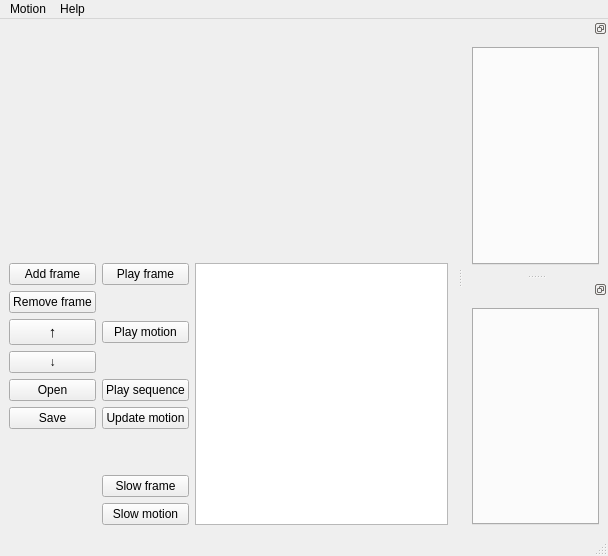
<?xml version="1.0" encoding="UTF-8"?>
<ui version="4.0">
 <class>MainWindow</class>
 <widget class="QMainWindow" name="MainWindow">
  <property name="geometry">
   <rect>
    <x>0</x>
    <y>0</y>
    <width>608</width>
    <height>556</height>
   </rect>
  </property>
  <property name="windowTitle">
   <string>Trajectory Editor</string>
  </property>
  <widget class="QWidget" name="centralwidget">
   <layout class="QGridLayout" name="gridLayout">
    <item row="0" column="0">
     <layout class="QVBoxLayout" name="verticalLayout">
      <item>
       <widget class="QLabel" name="headerLabel">
        <property name="text">
         <string/>
        </property>
        <property name="alignment">
         <set>Qt::AlignCenter</set>
        </property>
       </widget>
      </item>
      <item>
       <widget class="RVizWidget" name="rviz" native="true">
        <property name="sizePolicy">
         <sizepolicy hsizetype="Expanding" vsizetype="Expanding">
          <horstretch>0</horstretch>
          <verstretch>0</verstretch>
         </sizepolicy>
        </property>
       </widget>
      </item>
      <item>
       <layout class="QHBoxLayout" name="horizontalLayout">
        <item>
         <layout class="QGridLayout" name="gridLayout_4">
          <item row="9" column="0">
           <widget class="QPushButton" name="openButton">
            <property name="text">
             <string>Open</string>
            </property>
           </widget>
          </item>
          <item row="13" column="0">
           <spacer name="verticalSpacer">
            <property name="orientation">
             <enum>Qt::Vertical</enum>
            </property>
            <property name="sizeHint" stdset="0">
             <size>
              <width>20</width>
              <height>40</height>
             </size>
            </property>
           </spacer>
          </item>
          <item row="2" column="0">
           <widget class="QPushButton" name="moveUpButton">
            <property name="font">
             <font>
              <pointsize>11</pointsize>
             </font>
            </property>
            <property name="text">
             <string>↑</string>
            </property>
            <property name="shortcut">
             <string>Ctrl+Up</string>
            </property>
           </widget>
          </item>
          <item row="3" column="0">
           <widget class="QPushButton" name="moveDownButton">
            <property name="text">
             <string>↓</string>
            </property>
            <property name="shortcut">
             <string>Ctrl+Down</string>
            </property>
           </widget>
          </item>
          <item row="10" column="0">
           <widget class="QPushButton" name="saveButton">
            <property name="text">
             <string>Save</string>
            </property>
           </widget>
          </item>
          <item row="0" column="0">
           <widget class="QPushButton" name="addFrameButton">
            <property name="toolTip">
             <string/>
            </property>
            <property name="text">
             <string>Add frame</string>
            </property>
            <property name="shortcut">
             <string>Ins</string>
            </property>
           </widget>
          </item>
          <item row="1" column="0">
           <widget class="QPushButton" name="remFrameButton">
            <property name="text">
             <string>Remove frame</string>
            </property>
            <property name="shortcut">
             <string>Del</string>
            </property>
           </widget>
          </item>
          <item row="2" column="1">
           <widget class="QPushButton" name="playMotionButton">
            <property name="text">
             <string>Play motion</string>
            </property>
           </widget>
          </item>
          <item row="0" column="1">
           <widget class="QPushButton" name="playFrameButton">
            <property name="text">
             <string>Play frame</string>
            </property>
            <property name="shortcut">
             <string>Ctrl+F</string>
            </property>
           </widget>
          </item>
          <item row="9" column="1">
           <widget class="QPushButton" name="playSequenceButton">
            <property name="text">
             <string>Play sequence</string>
            </property>
           </widget>
          </item>
          <item row="13" column="1">
           <spacer name="verticalSpacer_2">
            <property name="orientation">
             <enum>Qt::Vertical</enum>
            </property>
            <property name="sizeHint" stdset="0">
             <size>
              <width>20</width>
              <height>40</height>
             </size>
            </property>
           </spacer>
          </item>
          <item row="15" column="1">
           <widget class="QPushButton" name="playMotionSlowButton">
            <property name="text">
             <string>Slow motion</string>
            </property>
           </widget>
          </item>
          <item row="14" column="1">
           <widget class="QPushButton" name="playFrameSlowButton">
            <property name="text">
             <string>Slow frame</string>
            </property>
           </widget>
          </item>
          <item row="10" column="1">
           <widget class="QPushButton" name="updateMotionButton">
            <property name="text">
             <string>Update motion</string>
            </property>
           </widget>
          </item>
         </layout>
        </item>
        <item>
         <widget class="QListView" name="trajectoryView">
          <property name="showDropIndicator" stdset="0">
           <bool>false</bool>
          </property>
          <property name="dragEnabled">
           <bool>false</bool>
          </property>
          <property name="dragDropMode">
           <enum>QAbstractItemView::NoDragDrop</enum>
          </property>
          <property name="defaultDropAction">
           <enum>Qt::IgnoreAction</enum>
          </property>
          <property name="alternatingRowColors">
           <bool>false</bool>
          </property>
          <property name="selectionMode">
           <enum>QAbstractItemView::ExtendedSelection</enum>
          </property>
          <property name="resizeMode">
           <enum>QListView::Adjust</enum>
          </property>
         </widget>
        </item>
       </layout>
      </item>
     </layout>
    </item>
   </layout>
  </widget>
  <widget class="QMenuBar" name="menubar">
   <property name="geometry">
    <rect>
     <x>0</x>
     <y>0</y>
     <width>608</width>
     <height>25</height>
    </rect>
   </property>
   <widget class="QMenu" name="menuMotion">
    <property name="title">
     <string>Motion</string>
    </property>
    <addaction name="actionNew_motion"/>
    <addaction name="actionOpen"/>
    <addaction name="actionSave"/>
    <addaction name="actionSave_as"/>
    <addaction name="actionSave_mirrored_as"/>
    <addaction name="actionPlay"/>
    <addaction name="actionPlayMotionSlow"/>
    <addaction name="actionShow_in_folder"/>
   </widget>
   <widget class="QMenu" name="menuHelp">
    <property name="title">
     <string>Help</string>
    </property>
    <addaction name="actionControls"/>
    <addaction name="actionAbout"/>
   </widget>
   <addaction name="menuMotion"/>
   <addaction name="menuHelp"/>
  </widget>
  <widget class="QStatusBar" name="statusbar"/>
  <widget class="QDockWidget" name="jointsDock">
   <property name="sizePolicy">
    <sizepolicy hsizetype="Expanding" vsizetype="Expanding">
     <horstretch>0</horstretch>
     <verstretch>0</verstretch>
    </sizepolicy>
   </property>
   <property name="features">
    <set>QDockWidget::DockWidgetFloatable|QDockWidget::DockWidgetMovable</set>
   </property>
   <property name="windowTitle">
    <string/>
   </property>
   <attribute name="dockWidgetArea">
    <number>2</number>
   </attribute>
   <widget class="QWidget" name="dockWidgetContents_4">
    <layout class="QGridLayout" name="gridLayout_2">
     <item row="0" column="0">
      <widget class="QTabWidget" name="jointsTabWidget">
       <property name="currentIndex">
        <number>-1</number>
       </property>
      </widget>
     </item>
    </layout>
   </widget>
  </widget>
  <widget class="QDockWidget" name="headerDock">
   <property name="sizePolicy">
    <sizepolicy hsizetype="Expanding" vsizetype="Expanding">
     <horstretch>0</horstretch>
     <verstretch>0</verstretch>
    </sizepolicy>
   </property>
   <property name="features">
    <set>QDockWidget::DockWidgetFloatable|QDockWidget::DockWidgetMovable</set>
   </property>
   <property name="windowTitle">
    <string/>
   </property>
   <attribute name="dockWidgetArea">
    <number>2</number>
   </attribute>
   <widget class="QWidget" name="dockWidgetContents">
    <layout class="QGridLayout" name="gridLayout_3">
     <item row="0" column="0">
      <widget class="QTabWidget" name="headerTabWidget"/>
     </item>
    </layout>
   </widget>
  </widget>
  <action name="actionOpen">
   <property name="text">
    <string>Open</string>
   </property>
   <property name="shortcut">
    <string>Ctrl+O</string>
   </property>
  </action>
  <action name="actionSave">
   <property name="text">
    <string>Save</string>
   </property>
   <property name="shortcut">
    <string>Ctrl+S</string>
   </property>
  </action>
  <action name="actionNew_motion">
   <property name="text">
    <string>New</string>
   </property>
   <property name="shortcut">
    <string>Backspace</string>
   </property>
  </action>
  <action name="actionPlay">
   <property name="text">
    <string>Play</string>
   </property>
   <property name="shortcut">
    <string>Ctrl+M</string>
   </property>
  </action>
  <action name="actionPlayMotionSlow">
   <property name="text">
    <string>Play slow</string>
   </property>
  </action>
  <action name="actionSave_as">
   <property name="text">
    <string>Save as</string>
   </property>
  </action>
  <action name="actionControls">
   <property name="text">
    <string>Controls</string>
   </property>
  </action>
  <action name="actionAbout">
   <property name="text">
    <string>About</string>
   </property>
  </action>
  <action name="actionSave_mirrored_as">
   <property name="text">
    <string>Save mirrored as</string>
   </property>
  </action>
  <action name="actionShow_in_folder">
   <property name="text">
    <string>Show in folder</string>
   </property>
  </action>
 </widget>
 <customwidgets>
  <customwidget>
   <class>RVizWidget</class>
   <extends>QWidget</extends>
   <header>include/trajectory_editor/rvizwidget.h</header>
   <container>1</container>
  </customwidget>
 </customwidgets>
 <resources/>
 <connections/>
</ui>
